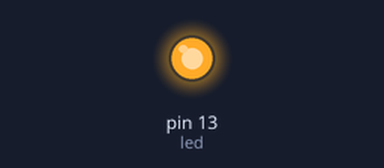
Recording of a sketch running on a simulated Arduino Uno, built with avr-gcc and run on an emulated ATmega328P. Shown: output pins drawn as LEDs (lit = HIGH).

Above: at 0.2 s.
At 11.2 s:
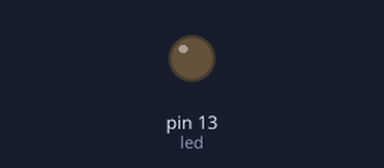
Timing chart, 0 to 16.9 s (numbered marks = the images above):
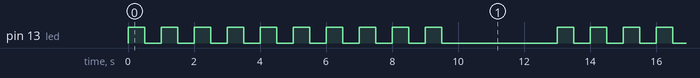

The sketch:

Led_blink.ino
```cpp
int led = 13;
int count = 0;
int wait = 500;
void setup() {
  pinMode(led, OUTPUT);
}
void loop() {
  blink(10, wait);
  delay(wait * 6);
}
void blink(int times, int d) {
  for (int i = 0; i < times; i++) {
    digitalWrite(led, HIGH);
    delay(wait);
    digitalWrite(led, LOW);
    delay(wait);
  }
}
```

Measured:
- by itself, pin 13 (led): repeats every 13.0 s: 9 × (LOW 0.50 s, HIGH 0.50 s), LOW 3.5 s, HIGH 0.50 s
- by itself, everything shown: repeats every 13.0 s, in 20 steps
